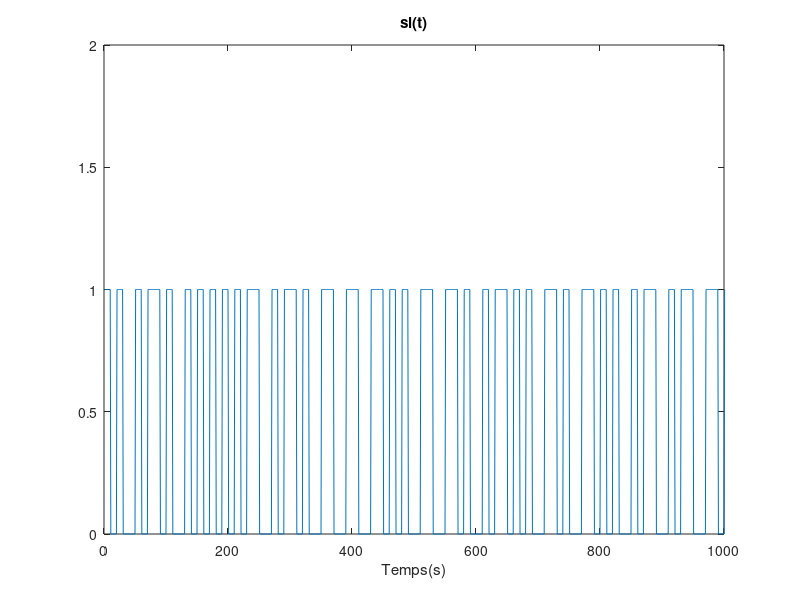

Recreate this plot in MATLAB. (Note: this script raises an error after producing the figure.)
clear all
clc
close all

%% tâche 2 : 

% test fonction welch : 


%% variables : 
echantillon_test = randi([0 1], 1, 1000);
fe=20*10e6;
Te=1/fe;
Fse=20;
Ts=20*Te;
po=zeros(1,Fse);
p1=zeros(1,Fse);
po(11:20)=1;
p1(1:10)=1;
pet=po;
pet(1:10)=-0.5;
pet(11:20)=0.5;
Fe=100;


taillesl=20*length(echantillon_test);
sl= zeros(1,taillesl);
Nfft=256;

%% pwelch : 
for k=1:length(echantillon_test)
    if echantillon_test(k)==0
        sl(1+(k-1)*20:20+(k-1)*20)=po;
    end
    
    if echantillon_test(k)==1
        sl(1+(k-1)*20:20+(k-1)*20)=p1;
    end
end

figure();
plot(sl);
xlim([0 1*10^3]);
ylim([0 2]);
title('sl(t)');
xlabel('Temps(s)')

%y2 = Mon_Welch2(sl,Nfft,Fe);
y = Mon_Welch(sl,Nfft,Fe);
abscisse = linspace(-Fe/2,Fe/2,Nfft);
abscisse2 = linspace(-Fe/2,Fe/2,10000);
f=0.06;




%% DSP théo : 
v= conv(pet,conj(flip(pet)))/Fse;
taillef=1024;
gam=zeros(1,taillef);
TF=fftshift(fft(v,taillef));
for i=1:length(gam)
gam(i)=(abs(TF(i)).^2)/Ts;

end
gam(513)=gam(513)+0.5;
abscissetheo=linspace(-1e6,1e6,taillef);
figure;
semilogy(abscissetheo,abs(gam));
title('DSP théorique')
xlabel('Frequence (Hz)');
ylabel('Amplitude');
%exf= linspace(-10,10,400);
%dsptheo = sinc(1/2*exf)*sinc(1/2*exf)*sin(1/4*exf)*sin(1/4*exf)
%figure()
%plot(dsptheo)


% 